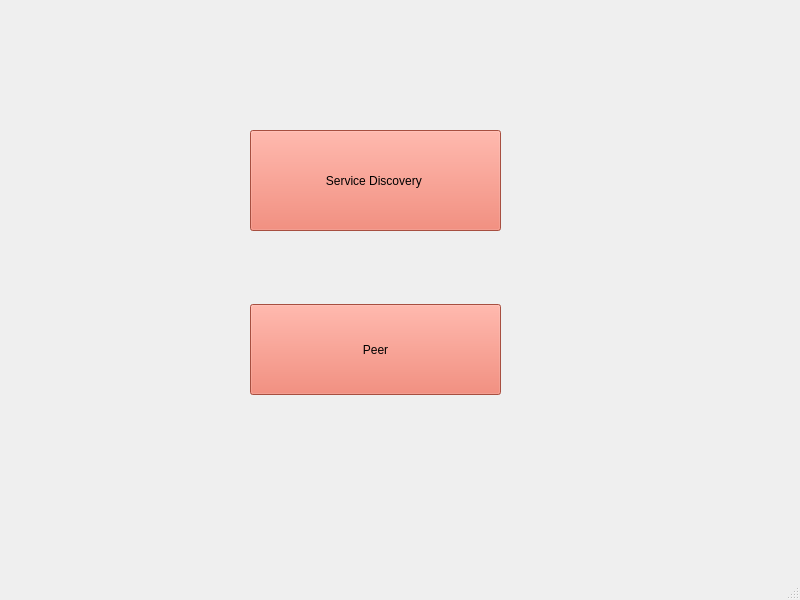
<?xml version="1.0" encoding="UTF-8"?>
<ui version="4.0">
 <class>MainWindow</class>
 <widget class="QMainWindow" name="MainWindow">
  <property name="geometry">
   <rect>
    <x>0</x>
    <y>0</y>
    <width>800</width>
    <height>600</height>
   </rect>
  </property>
  <property name="windowTitle">
   <string>MainWindow</string>
  </property>
  <property name="styleSheet">
   <string notr="true"/>
  </property>
  <widget class="QWidget" name="centralwidget">
   <widget class="QPushButton" name="service">
    <property name="geometry">
     <rect>
      <x>250</x>
      <y>130</y>
      <width>251</width>
      <height>101</height>
     </rect>
    </property>
    <property name="styleSheet">
     <string notr="true">background-color: rgb(234, 110, 89);</string>
    </property>
    <property name="text">
     <string>Service Discovery </string>
    </property>
   </widget>
   <widget class="QPushButton" name="peer">
    <property name="geometry">
     <rect>
      <x>250</x>
      <y>304</y>
      <width>251</width>
      <height>91</height>
     </rect>
    </property>
    <property name="styleSheet">
     <string notr="true">background-color: rgb(234, 110, 89);</string>
    </property>
    <property name="text">
     <string>Peer</string>
    </property>
   </widget>
  </widget>
  <widget class="QMenuBar" name="menubar">
   <property name="geometry">
    <rect>
     <x>0</x>
     <y>0</y>
     <width>800</width>
     <height>19</height>
    </rect>
   </property>
  </widget>
  <widget class="QStatusBar" name="statusbar"/>
 </widget>
 <resources/>
 <connections/>
</ui>
